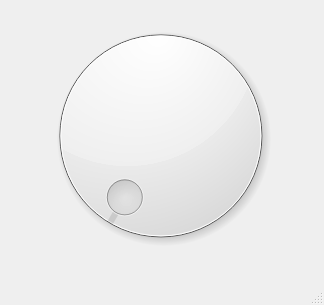
<?xml version="1.0" encoding="UTF-8"?>
<ui version="4.0">
 <class>feature_SetPosition</class>
 <widget class="QMainWindow" name="feature_SetPosition">
  <property name="geometry">
   <rect>
    <x>0</x>
    <y>0</y>
    <width>324</width>
    <height>305</height>
   </rect>
  </property>
  <property name="windowTitle">
   <string>MainWindow</string>
  </property>
  <property name="windowIcon">
   <iconset resource="resources.qrc">
    <normaloff>:/png/resources/icon.png</normaloff>:/png/resources/icon.png</iconset>
  </property>
  <widget class="QWidget" name="centralwidget">
   <widget class="QDial" name="dial">
    <property name="geometry">
     <rect>
      <x>30</x>
      <y>10</y>
      <width>261</width>
      <height>251</height>
     </rect>
    </property>
    <property name="maximum">
     <number>1023</number>
    </property>
   </widget>
  </widget>
  <widget class="QMenuBar" name="menubar">
   <property name="geometry">
    <rect>
     <x>0</x>
     <y>0</y>
     <width>324</width>
     <height>20</height>
    </rect>
   </property>
  </widget>
  <widget class="QStatusBar" name="statusbar"/>
 </widget>
 <resources>
  <include location="resources.qrc"/>
 </resources>
 <connections/>
</ui>
